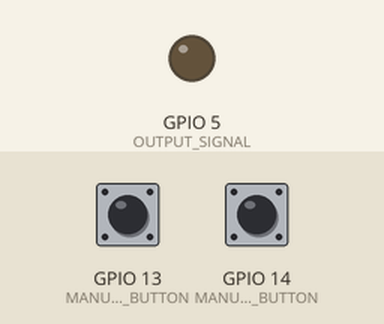
Recording of a sketch running on a simulated ESP8266 (NodeMCU). On the bench: output pins drawn as LEDs (lit = HIGH). Inputs (shaded band) come from the test bench; at power-on: GPIO 14 (MANUAL_SWITCH_BUTTON) HIGH, GPIO 13 (MANUAL_SYNC_BUTTON) HIGH. WiFi joins after 1.5 s; servers stay silent unless stated; uploads are accepted with an empty reply; the local clock reads 2024-03-15 10:24:30 at power-on unless the sketch sets it.

Above: at 4.1 s.
4.2 s: GPIO 14 (MANUAL_SWITCH_BUTTON) pulled LOW for 0.15 s
At 5.2 s:
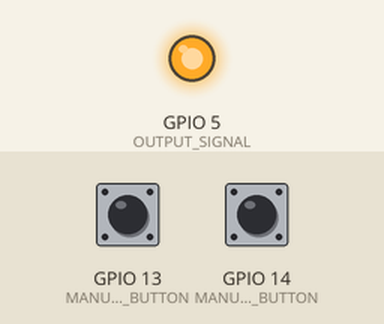
5.8 s: GPIO 14 (MANUAL_SWITCH_BUTTON) pulled LOW for 1 s
At 6.4 s:
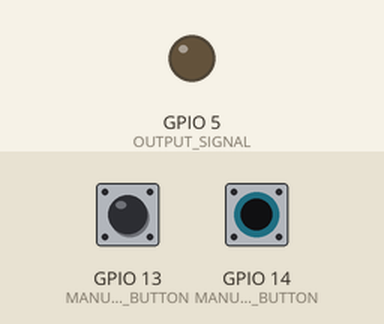
8.3 s: GPIO 14 (MANUAL_SWITCH_BUTTON) pulled LOW for 3.2 s
At 9.5 s:
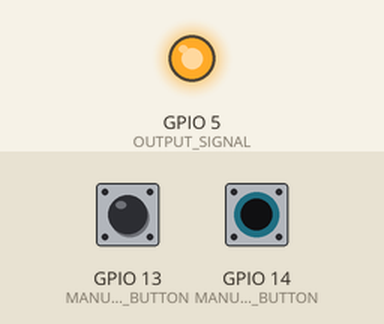
Timing chart, 0 to 11.3 s (numbered marks = the images above; inputs shaded):
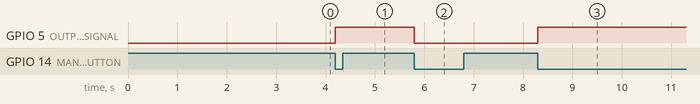

Measured:
- after the input at 4.2 s, GPIO 5 (OUTPUT_SIGNAL): LOW → HIGH at once
- after the input at 5.8 s, GPIO 5 (OUTPUT_SIGNAL): HIGH → LOW at once
- after the input at 8.3 s, GPIO 5 (OUTPUT_SIGNAL): LOW → HIGH at once

The sketch:

sketch.ino
```cpp
#include <Adafruit_BusIO_Register.h>
#include <Adafruit_I2CDevice.h>
#include <Adafruit_I2CRegister.h>
#include <Adafruit_SPIDevice.h>
#include <RTClib.h>
#include <ArduinoJson.h>
#include <ESP8266WiFi.h>
#include <WiFiClient.h>
#include <TimeLib.h>
#include <Time.h>

#define OUTPUT_SIGNAL 5
#define MANUAL_SWITCH_BUTTON 14
#define MANUAL_SYNC_BUTTON 13

const char* ssid = "SSID";
const char* password = "PASSWORD";
WiFiClient client;

// Библеотека для работы с часами реального времени
RTC_DS1307 RTC;

volatile unsigned long globalTimeBufferMillis = 0;

// Текущий код региона - Самарская область, Самара
String regionID = "51";

// Время восхода
unsigned long SunriseTime;

// Время заката
unsigned long SunsetTime;

// Ожидание следующего ивента
boolean awaitFlag = false;

// Переменная ответственная за состояние света
boolean isLightTurnedOn = false;

/*
* Инициализируем подключение к WiFi.
* Инициализируем подключение часов реального времени.
* Синхронизируем время на самом микроконтроллере и на часах реального времени.
* Подключаем прерывание на кнопки ручного переключения света
* и кнопки ручного переключения света.
*/
void setup() {
    WiFi.begin(ssid, password);
    while (WiFi.status() != WL_CONNECTED)
        delay(500);
    syncTime();
    Serial.begin(9600);

    Wire.begin();
    RTC.begin();

    // initializing the rtc
    if(!RTC.begin()) {
        Serial.println("Couldn't find RTC!");
        Serial.flush();
        while (1) delay(10);
    }

    if (! RTC.isrunning()) {
        Serial.println("RTC is NOT running!");
        // Строка ниже используется для настройки даты и времени часов
        // RTC.adjust(DateTime(__DATE__, __TIME__));

    }

    // Прерывание ручного переключения света
    attachInterrupt(digitalPinToInterrupt(MANUAL_SWITCH_BUTTON), manualChange, FALLING);

    // Прерывание ручной синхронизации времени
    attachInterrupt(digitalPinToInterrupt(MANUAL_SYNC_BUTTON), syncTime, FALLING);

    // Инициализация сигнала для реле
    pinMode(OUTPUT_SIGNAL, OUTPUT);
    digitalWrite(OUTPUT_SIGNAL, LOW);

}


/*
* Функция по которой инвертируется состояние света
* и применияется это состояние на реле.
*/
void manualChange() {
    isLightTurnedOn = !isLightTurnedOn;
    digitalWrite(OUTPUT_SIGNAL, isLightTurnedOn);
}

/*
* Синхронизируем время c https://yandex.ru/time/sync.json?geo=51
* @return было ли синхронизировано время или нет
*/
void syncTime () {
    if (client.connect("yandex.com", 443)) {
        client.println("GET /time/sync.json?geo=" + regionID + " HTTP/1.1");
        client.println("Host: yandex.com");
        client.println("Connection: close");
        delay(200);

        char endOfHeaders[] = "\r\n\r\n";
        if (!client.find(endOfHeaders)) {
            Serial.println("Invalid response");
            return ;
        }

        const size_t capacity = 768;
        DynamicJsonDocument doc(capacity);

        deserializeJson(doc, client);
        client.stop();

        String StringCurrentTime = doc["time"].as<String>().substring(0,9);
        String StringSunriseTime =  doc["clocks"][regionID]["sunrise"].as<String>();
        String StringSunsetTime =  doc["clocks"][regionID]["sunset"].as<String>();
        doc.clear();

        unsigned long currentTime = toULong(StringCurrentTime);
        SunriseTime = toULong(StringSunriseTime);
        SunsetTime = toULong(StringSunsetTime);
        setTime(currentTime);
        RTC.adjust(currentTime);
    }
}

/*
* В цикле посимвольно переводим строку в unsigned long
* @return преобразованный String в unsigned long
*/
unsigned long toULong(String Str) {
    unsigned long ULong = 0;
    for (int i = 0; i < Str.length(); i++) {
        char c = Str.charAt(i);
        if (c < '0' || c > '9') break;
        ULong *= 10;
        ULong += (c - '0');
    }
    return ULong;
}

/*
* Вызов и ожидание ивента через промежутки времени
*/
void loop() {
    awaitEvent();
    if (awaitFlag) {
        if (now() > SunriseTime) {
            syncTime();
            improvedDelay(SunsetTime - now());
            awaitFlag = false;
        } else {
            syncTime();
            improvedDelay(SunriseTime - now());
            awaitFlag = false;
        }
    }
}

/*
* Ивент происходит по времени заката или рассвета
* При рассвете отключается свет
* При закате свет включается
*
* При любом ивенте флаг на ожидание ставится в true
*/
void awaitEvent() {
    unsigned long CurrentTime = RTC.now().unixtime();
    if ((CurrentTime >= SunsetTime) && (CurrentTime - SunsetTime <= 100)) {
        digitalWrite(OUTPUT_SIGNAL, isLightTurnedOn);
        awaitFlag = true;
    }

    if ((CurrentTime >= SunriseTime) && (CurrentTime - SunriseTime <= 100)) {
        digitalWrite(OUTPUT_SIGNAL, isLightTurnedOn);
        awaitFlag = true;
    }
}

/*
* Улучшенный метод ожидания
* Использовать только его, чтобы не ломать счёт времени
*/
void improvedDelay(unsigned int waitTime) {
    globalTimeBufferMillis = millis();
    boolean cooldownState = true;

    while (cooldownState) {
        if (millis() - globalTimeBufferMillis > waitTime)
            cooldownState = false;
    }
}
```
